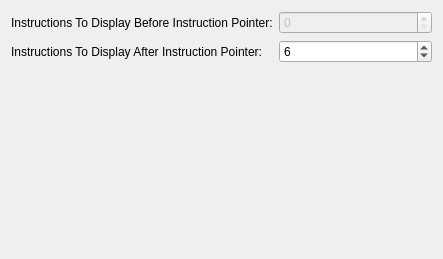
<?xml version="1.0" encoding="UTF-8"?>
<ui version="4.0">
 <class>OptionsPage</class>
 <widget class="QWidget" name="OptionsPage">
  <property name="geometry">
   <rect>
    <x>0</x>
    <y>0</y>
    <width>443</width>
    <height>259</height>
   </rect>
  </property>
  <property name="windowTitle">
   <string>Dump State Plugin</string>
  </property>
  <layout class="QGridLayout" name="gridLayout">
   <item row="0" column="0">
    <widget class="QLabel" name="label">
     <property name="text">
      <string>Instructions To Display Before Instruction Pointer:</string>
     </property>
    </widget>
   </item>
   <item row="0" column="1">
    <widget class="QSpinBox" name="instructionsBeforeIP">
     <property name="enabled">
      <bool>false</bool>
     </property>
    </widget>
   </item>
   <item row="1" column="0">
    <widget class="QLabel" name="label_2">
     <property name="text">
      <string>Instructions To Display After Instruction Pointer:</string>
     </property>
    </widget>
   </item>
   <item row="1" column="1">
    <widget class="QSpinBox" name="instructionsAfterIP">
     <property name="value">
      <number>6</number>
     </property>
    </widget>
   </item>
   <item row="2" column="0">
    <spacer name="verticalSpacer">
     <property name="orientation">
      <enum>Qt::Vertical</enum>
     </property>
     <property name="sizeHint" stdset="0">
      <size>
       <width>20</width>
       <height>190</height>
      </size>
     </property>
    </spacer>
   </item>
  </layout>
 </widget>
 <resources/>
 <connections/>
</ui>
